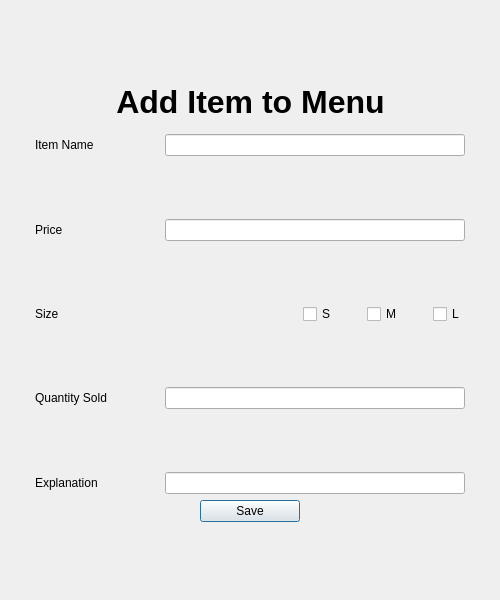
<?xml version="1.0" encoding="UTF-8"?>
<ui version="4.0">
 <class>addItem</class>
 <widget class="QDialog" name="addItem">
  <property name="enabled">
   <bool>true</bool>
  </property>
  <property name="geometry">
   <rect>
    <x>0</x>
    <y>0</y>
    <width>500</width>
    <height>600</height>
   </rect>
  </property>
  <property name="sizePolicy">
   <sizepolicy hsizetype="Fixed" vsizetype="Fixed">
    <horstretch>0</horstretch>
    <verstretch>0</verstretch>
   </sizepolicy>
  </property>
  <property name="minimumSize">
   <size>
    <width>500</width>
    <height>600</height>
   </size>
  </property>
  <property name="maximumSize">
   <size>
    <width>500</width>
    <height>600</height>
   </size>
  </property>
  <property name="mouseTracking">
   <bool>true</bool>
  </property>
  <property name="windowTitle">
   <string>Add Item</string>
  </property>
  <layout class="QHBoxLayout" name="horizontalLayout_12">
   <property name="sizeConstraint">
    <enum>QLayout::SizeConstraint::SetMaximumSize</enum>
   </property>
   <item>
    <spacer name="horizontalSpacer_17">
     <property name="orientation">
      <enum>Qt::Orientation::Horizontal</enum>
     </property>
     <property name="sizeHint" stdset="0">
      <size>
       <width>40</width>
       <height>20</height>
      </size>
     </property>
    </spacer>
   </item>
   <item>
    <layout class="QVBoxLayout" name="verticalLayout_2">
     <property name="sizeConstraint">
      <enum>QLayout::SizeConstraint::SetMaximumSize</enum>
     </property>
     <property name="topMargin">
      <number>10</number>
     </property>
     <property name="bottomMargin">
      <number>10</number>
     </property>
     <item>
      <spacer name="verticalSpacer_8">
       <property name="orientation">
        <enum>Qt::Orientation::Vertical</enum>
       </property>
       <property name="sizeHint" stdset="0">
        <size>
         <width>20</width>
         <height>40</height>
        </size>
       </property>
      </spacer>
     </item>
     <item>
      <layout class="QHBoxLayout" name="horizontalLayout_11">
       <item>
        <spacer name="horizontalSpacer_14">
         <property name="orientation">
          <enum>Qt::Orientation::Horizontal</enum>
         </property>
         <property name="sizeHint" stdset="0">
          <size>
           <width>40</width>
           <height>20</height>
          </size>
         </property>
        </spacer>
       </item>
       <item>
        <widget class="QLabel" name="label_8">
         <property name="minimumSize">
          <size>
           <width>0</width>
           <height>50</height>
          </size>
         </property>
         <property name="maximumSize">
          <size>
           <width>16777215</width>
           <height>50</height>
          </size>
         </property>
         <property name="text">
          <string>&lt;html&gt;&lt;head/&gt;&lt;body&gt;&lt;p align=&quot;center&quot;&gt;&lt;span style=&quot; font-size:24pt; font-weight:700;&quot;&gt;Add Item to Menu&lt;/span&gt;&lt;/p&gt;&lt;/body&gt;&lt;/html&gt;</string>
         </property>
        </widget>
       </item>
       <item>
        <spacer name="horizontalSpacer_15">
         <property name="orientation">
          <enum>Qt::Orientation::Horizontal</enum>
         </property>
         <property name="sizeHint" stdset="0">
          <size>
           <width>40</width>
           <height>20</height>
          </size>
         </property>
        </spacer>
       </item>
      </layout>
     </item>
     <item>
      <layout class="QHBoxLayout" name="horizontalLayout">
       <item>
        <widget class="QLabel" name="label">
         <property name="sizePolicy">
          <sizepolicy hsizetype="Fixed" vsizetype="Preferred">
           <horstretch>0</horstretch>
           <verstretch>0</verstretch>
          </sizepolicy>
         </property>
         <property name="minimumSize">
          <size>
           <width>100</width>
           <height>0</height>
          </size>
         </property>
         <property name="text">
          <string>Item Name</string>
         </property>
        </widget>
       </item>
       <item>
        <spacer name="horizontalSpacer">
         <property name="orientation">
          <enum>Qt::Orientation::Horizontal</enum>
         </property>
         <property name="sizeHint" stdset="0">
          <size>
           <width>40</width>
           <height>20</height>
          </size>
         </property>
        </spacer>
       </item>
       <item>
        <widget class="QLineEdit" name="itemName_lineEdit">
         <property name="minimumSize">
          <size>
           <width>300</width>
           <height>0</height>
          </size>
         </property>
        </widget>
       </item>
      </layout>
     </item>
     <item>
      <spacer name="verticalSpacer_2">
       <property name="orientation">
        <enum>Qt::Orientation::Vertical</enum>
       </property>
       <property name="sizeHint" stdset="0">
        <size>
         <width>20</width>
         <height>40</height>
        </size>
       </property>
      </spacer>
     </item>
     <item>
      <layout class="QHBoxLayout" name="horizontalLayout_3">
       <item>
        <widget class="QLabel" name="label_3">
         <property name="sizePolicy">
          <sizepolicy hsizetype="Fixed" vsizetype="Preferred">
           <horstretch>0</horstretch>
           <verstretch>0</verstretch>
          </sizepolicy>
         </property>
         <property name="minimumSize">
          <size>
           <width>100</width>
           <height>0</height>
          </size>
         </property>
         <property name="text">
          <string>Price</string>
         </property>
        </widget>
       </item>
       <item>
        <spacer name="horizontalSpacer_3">
         <property name="orientation">
          <enum>Qt::Orientation::Horizontal</enum>
         </property>
         <property name="sizeHint" stdset="0">
          <size>
           <width>40</width>
           <height>20</height>
          </size>
         </property>
        </spacer>
       </item>
       <item>
        <widget class="QLineEdit" name="price_lineEdit">
         <property name="minimumSize">
          <size>
           <width>300</width>
           <height>0</height>
          </size>
         </property>
        </widget>
       </item>
      </layout>
     </item>
     <item>
      <spacer name="verticalSpacer_3">
       <property name="orientation">
        <enum>Qt::Orientation::Vertical</enum>
       </property>
       <property name="sizeHint" stdset="0">
        <size>
         <width>20</width>
         <height>40</height>
        </size>
       </property>
      </spacer>
     </item>
     <item>
      <layout class="QHBoxLayout" name="horizontalLayout_4">
       <item>
        <widget class="QLabel" name="label_4">
         <property name="sizePolicy">
          <sizepolicy hsizetype="Fixed" vsizetype="Preferred">
           <horstretch>0</horstretch>
           <verstretch>0</verstretch>
          </sizepolicy>
         </property>
         <property name="minimumSize">
          <size>
           <width>100</width>
           <height>0</height>
          </size>
         </property>
         <property name="text">
          <string>Size</string>
         </property>
        </widget>
       </item>
       <item>
        <spacer name="horizontalSpacer_4">
         <property name="orientation">
          <enum>Qt::Orientation::Horizontal</enum>
         </property>
         <property name="sizeHint" stdset="0">
          <size>
           <width>40</width>
           <height>20</height>
          </size>
         </property>
        </spacer>
       </item>
       <item>
        <layout class="QHBoxLayout" name="horizontalLayout_2">
         <item>
          <widget class="QCheckBox" name="S_checkBox">
           <property name="text">
            <string>S</string>
           </property>
          </widget>
         </item>
         <item>
          <spacer name="horizontalSpacer_2">
           <property name="orientation">
            <enum>Qt::Orientation::Horizontal</enum>
           </property>
           <property name="sizeHint" stdset="0">
            <size>
             <width>20</width>
             <height>20</height>
            </size>
           </property>
          </spacer>
         </item>
         <item>
          <widget class="QCheckBox" name="M_checkBox">
           <property name="text">
            <string>M</string>
           </property>
          </widget>
         </item>
         <item>
          <spacer name="horizontalSpacer_7">
           <property name="orientation">
            <enum>Qt::Orientation::Horizontal</enum>
           </property>
           <property name="sizeHint" stdset="0">
            <size>
             <width>20</width>
             <height>20</height>
            </size>
           </property>
          </spacer>
         </item>
         <item>
          <widget class="QCheckBox" name="L_checkBox">
           <property name="text">
            <string>L</string>
           </property>
          </widget>
         </item>
        </layout>
       </item>
      </layout>
     </item>
     <item>
      <spacer name="verticalSpacer_4">
       <property name="orientation">
        <enum>Qt::Orientation::Vertical</enum>
       </property>
       <property name="sizeHint" stdset="0">
        <size>
         <width>20</width>
         <height>40</height>
        </size>
       </property>
      </spacer>
     </item>
     <item>
      <layout class="QHBoxLayout" name="horizontalLayout_5">
       <item>
        <widget class="QLabel" name="label_5">
         <property name="sizePolicy">
          <sizepolicy hsizetype="Fixed" vsizetype="Preferred">
           <horstretch>0</horstretch>
           <verstretch>0</verstretch>
          </sizepolicy>
         </property>
         <property name="minimumSize">
          <size>
           <width>100</width>
           <height>0</height>
          </size>
         </property>
         <property name="maximumSize">
          <size>
           <width>100</width>
           <height>16777215</height>
          </size>
         </property>
         <property name="text">
          <string>Quantity Sold</string>
         </property>
        </widget>
       </item>
       <item>
        <spacer name="horizontalSpacer_5">
         <property name="orientation">
          <enum>Qt::Orientation::Horizontal</enum>
         </property>
         <property name="sizeHint" stdset="0">
          <size>
           <width>40</width>
           <height>20</height>
          </size>
         </property>
        </spacer>
       </item>
       <item>
        <widget class="QLineEdit" name="quantitySold_lineEdit">
         <property name="minimumSize">
          <size>
           <width>300</width>
           <height>0</height>
          </size>
         </property>
        </widget>
       </item>
      </layout>
     </item>
     <item>
      <spacer name="verticalSpacer_5">
       <property name="orientation">
        <enum>Qt::Orientation::Vertical</enum>
       </property>
       <property name="sizeHint" stdset="0">
        <size>
         <width>20</width>
         <height>40</height>
        </size>
       </property>
      </spacer>
     </item>
     <item>
      <layout class="QHBoxLayout" name="horizontalLayout_6">
       <item>
        <widget class="QLabel" name="label_6">
         <property name="sizePolicy">
          <sizepolicy hsizetype="Fixed" vsizetype="Preferred">
           <horstretch>0</horstretch>
           <verstretch>0</verstretch>
          </sizepolicy>
         </property>
         <property name="minimumSize">
          <size>
           <width>100</width>
           <height>0</height>
          </size>
         </property>
         <property name="text">
          <string>Explanation</string>
         </property>
        </widget>
       </item>
       <item>
        <spacer name="horizontalSpacer_6">
         <property name="orientation">
          <enum>Qt::Orientation::Horizontal</enum>
         </property>
         <property name="sizeHint" stdset="0">
          <size>
           <width>40</width>
           <height>20</height>
          </size>
         </property>
        </spacer>
       </item>
       <item>
        <widget class="QLineEdit" name="explanation_lineEdit">
         <property name="minimumSize">
          <size>
           <width>300</width>
           <height>0</height>
          </size>
         </property>
        </widget>
       </item>
      </layout>
     </item>
     <item>
      <layout class="QHBoxLayout" name="horizontalLayout_7">
       <item>
        <spacer name="horizontalSpacer_8">
         <property name="orientation">
          <enum>Qt::Orientation::Horizontal</enum>
         </property>
         <property name="sizeHint" stdset="0">
          <size>
           <width>40</width>
           <height>20</height>
          </size>
         </property>
        </spacer>
       </item>
       <item>
        <widget class="QPushButton" name="saveToCSVButton">
         <property name="sizePolicy">
          <sizepolicy hsizetype="Preferred" vsizetype="Fixed">
           <horstretch>0</horstretch>
           <verstretch>0</verstretch>
          </sizepolicy>
         </property>
         <property name="minimumSize">
          <size>
           <width>100</width>
           <height>0</height>
          </size>
         </property>
         <property name="maximumSize">
          <size>
           <width>300</width>
           <height>16777215</height>
          </size>
         </property>
         <property name="text">
          <string>Save</string>
         </property>
        </widget>
       </item>
       <item>
        <spacer name="horizontalSpacer_9">
         <property name="orientation">
          <enum>Qt::Orientation::Horizontal</enum>
         </property>
         <property name="sizeHint" stdset="0">
          <size>
           <width>40</width>
           <height>20</height>
          </size>
         </property>
        </spacer>
       </item>
      </layout>
     </item>
     <item>
      <spacer name="verticalSpacer_7">
       <property name="orientation">
        <enum>Qt::Orientation::Vertical</enum>
       </property>
       <property name="sizeHint" stdset="0">
        <size>
         <width>20</width>
         <height>40</height>
        </size>
       </property>
      </spacer>
     </item>
    </layout>
   </item>
   <item>
    <spacer name="horizontalSpacer_16">
     <property name="orientation">
      <enum>Qt::Orientation::Horizontal</enum>
     </property>
     <property name="sizeHint" stdset="0">
      <size>
       <width>40</width>
       <height>20</height>
      </size>
     </property>
    </spacer>
   </item>
  </layout>
 </widget>
 <resources/>
 <connections/>
</ui>
